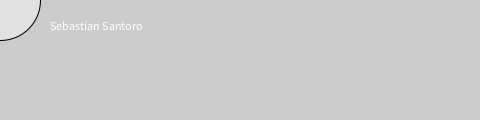
Frame 1 (no input)
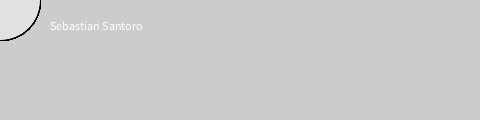
Frame 60 (the mouse pressed at the canvas centre just before this capture)
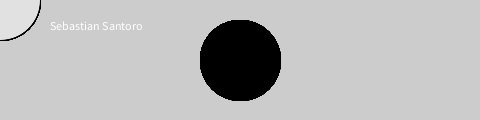
Frame 120 (the mouse held since frame 60 and released just before this capture)

The Processing sketch that drew these frames (run headless with seeded random() and noise(); from frame 60 on, the mouse is pressed at the canvas centre):

// Processing sketch: processing_79387
// ── processing_79387.pde

void setup() {
  size (480, 120) ;
  smooth() ;
  text("Sebastian Santoro", 50, 30);
}

void draw() {
  if (mousePressed) {
    fill (0) ;
  } 
  else {
    fill(225) ;
  }
  ellipse(mouseX, mouseY, 80, 80);
}
